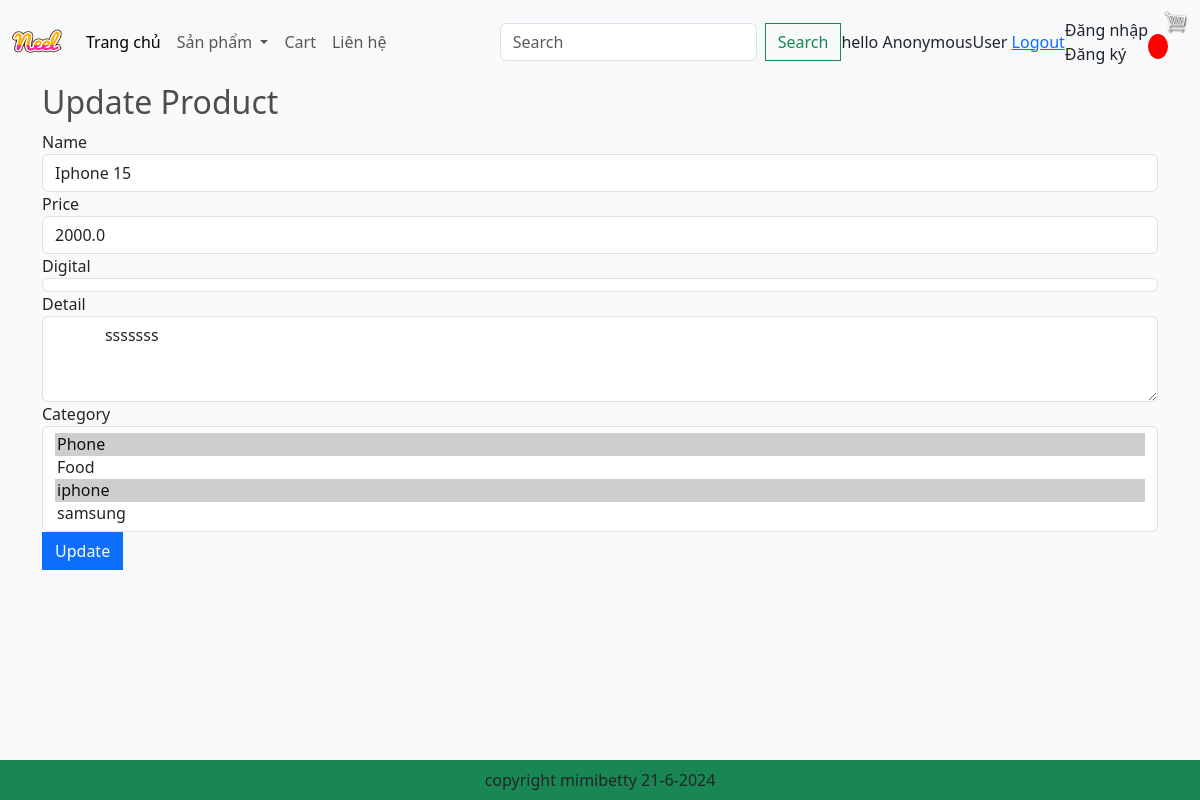
The page /products/update/2/ on the database its author committed.
### app/models.py (models this page shows, shortened)
class Product(models.Model):
    category = models.ManyToManyField(Category, related_name='products')
    name = models.CharField(max_length=200, null=True)
    price = models.FloatField()
    digital = models.BooleanField(default=False, null=True, blank=False)
    image = models.ImageField(null=True, blank=True)
    detail = models.TextField(null=True, blank=True)
    def __str__(self):
        return self.name

class Category(models.Model):
    sub_category = models.ForeignKey('self', on_delete=models.CASCADE,related_name="sub_categories", null=True, blank=True)
    is_sub = models.BooleanField(default=False)
    name = models.CharField(max_length=200, null=True)
    slug = models.SlugField(max_length=200, unique= True)
    def __str__(self):
        return self.name

### app/views.py (the view)
# urls.py: path('products/update/<int:pk>/', views.update_product_view, name='update_product_view'),
def update_product_view(request, pk):
    product = get_object_or_404(Product, pk=pk)
    categories = Category.objects.all()
    print("updae_product_view")
    print(product)
    print(categories)
    return render(request, 'app/update_product.html', {'product': product, 'categories': categories})

### app/templates/app/update_product.html (shortened to what this page needs)
{% extends 'app/base.html' %}
{% load static %}
{% block update_product %}
<!DOCTYPE html>
<html lang="en">
  <head>
  </head>
  <body>
    <div class="container">
      <h2>Update Product</h2>
      <form onsubmit="updateProduct(event)">
        <div class="form-group">
          <label for="name">Name</label>
          <input
            type="text"
            class="form-control"
            id="name"
            value="{{ product.name }}"
            required
          />
        </div>
        <div class="form-group">
          <label for="price">Price</label>
          <input
            type="number"
            step="0.01"
            class="form-control"
            id="price"
            value="{{ product.price }}"
            required
          />
        </div>
        <div class="form-group">
          <label for="digital">Digital</label>
          <input
            type="checkbox"
            class="form-control"
            id="digital"
          />
        </div>
        <div class="form-group">
          <label for="detail">Detail</label>
          <textarea class="form-control" id="detail" rows="3">
            {{ product.detail }}
          </textarea>
        </div>
        <div class="form-group">
          <label for="category">Category</label>
          <select multiple class="form-control" id="category">
            {% for category in categories %}
            <option
              value="{{ category.id }}"
              {% if category in product.category.all %}selected{% endif %}
            >
              {{ category.name }}
            </option>
            {% endfor %}
          </select>
        </div>
        <button type="submit" class="btn btn-primary">Update</button>
      </form>
    </div>
  </body>
</html>
{% endblock update_product %}

### app/static/app/css/main.css (style rules this page uses)
body { background-color: hsl(0, 0%, 98%); }
h1,h2,h3,h4,h5,h6 { color:hsl(0, 0%, 30%); }
.btn { border-radius: 0; }

### rows shown on the page
Product: name "Iphone 15", price "2000.0", detail "sssssss", id.name "Phone ☑ / Food / iphone ☑ / samsung"

### other values the page prints
{{ request.user }} "AnonymousUser"
